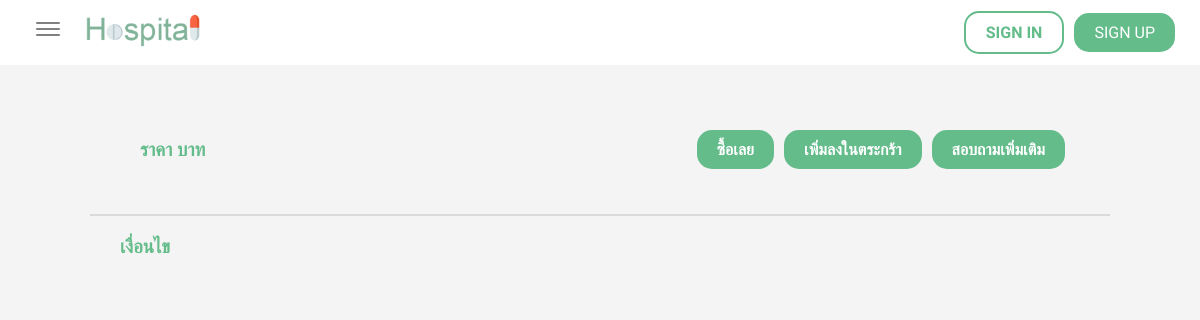
The app's page /package/10, older data.
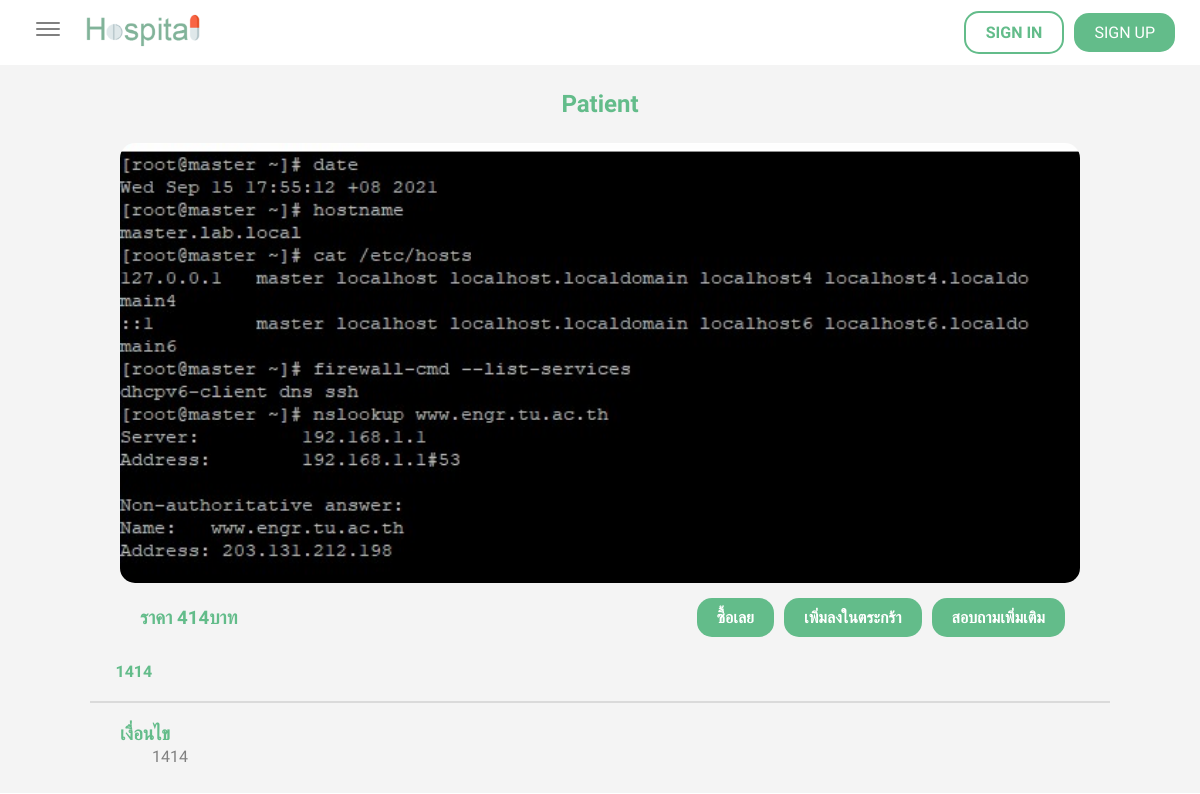
The same page, newer data.
### doctors/models.py (models this page shows, shortened)
class Package(models.Model):
    name = models.CharField(max_length=100, null = True)
    price = models.IntegerField(null = True)
    desc =models.CharField(max_length=200, null = True)
    cond =models.CharField(max_length=200, null = True)
    img = models.ImageField(default='pic.jpg', null=True)
    date_created = models.DateTimeField(default=timezone.now)

### doctors/views.py (the view)
# urls.py: path('package/<str:pk>', views.package_content, name="package_content"),
def package_content(request, pk):
    pack = Package.objects.filter(id=pk).first()
    return render(request, "doctors/package_one.html", {'pack': pack})

### doctors/templates/doctors/package_one.html (shortened to what this page needs)
{% extends "doctors/layout.html" %}
{% load static %}
{% block content %}
    <div class="header-promotion">
        <h2>{{pack.name}}</h2>
    </div>
    <div class="content-area-epromotion">
        <img src="{{pack.img.url}}" alt="">
        <div class="price-and-button">
            <h3>ราคา {{pack.price}}บาท</h3>
            {% if request.user.is_superuser %}
            <div class="promotion-button">
                <a href="{%url 'doctors:editpackage' pack.id %}" class="edit-button" >แก้ไข</a>
                <a href="{%url 'doctors:deletepackage' pack.id %}" class="delete-button" >ลบ</a>
            </div>
            {% else %}
            <div class="promotion-button">
                <a href="{%url 'doctors:buy' pack.id %}" class="edit-button">ซื้อเลย</a>
                <a href="#" class="edit-button">เพิ่มลงในตระกร้า</a>
                <a href="#" class="edit-button">สอบถามเพิ่มเติม</a>
            </div>
            {% endif %}
        </div>
        <div class="detail-promotion">
            <p>{{pack.desc}}</p>
        </div>
        <div class="condition-zone">
            <div class="condition-header">
                <h3>เงื่อนไข</h3>
            </div>
            <p>{{pack.cond}}</p>
        </div>
    </div>
{% endblock %}

Row changes from the older to the newer data that the page shows:
added Package: name "Patient", img (picture), price "414", desc "1414", cond "1414"
